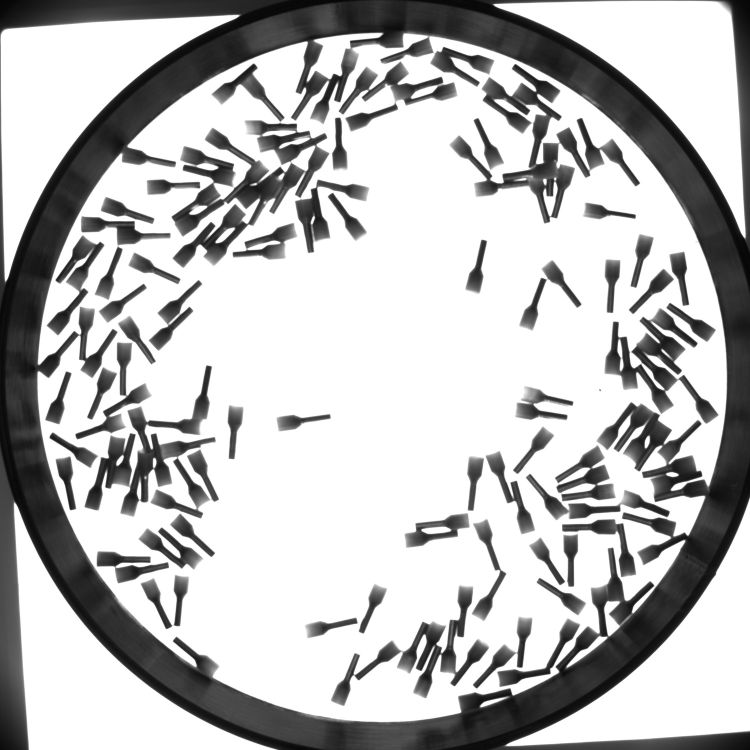
#> input picture resize_daheng_snapshot.jpg, 1500 x 1500 px, found by its file name (shown at 1/2 size)
$ python contur_vinta.py
#> lines starting #> are read from the running program, lines starting #| are printed output that depends on the picture; after the words box and inside, x2 and y2 are one past the last pixel; in counts of white or black regions, pixels touching at a corner belong together
import cv2
import numpy as np
import matplotlib.pyplot as plt

def find_screw_contour(image_path):
    """
    Функция для обнаружения контура винта на изображении

    Args:
        image_path: путь к изображению

    Returns:
        image_with_contour: изображение с выделенным контуром винта
        screw_contour: контур винта
    """

    # 1. Загрузка изображения
    img = cv2.imread(image_path)
#> img is the input picture: shape (1500, 1500, 3); min 5, max 255, mean 186.8
    if img is None:
        print(f"Ошибка: не удалось загрузить изображение по пути {image_path}")
        return None, None

    original_img = img.copy()

    # 2. Преобразование в оттенки серого
    gray = cv2.cvtColor(img, cv2.COLOR_BGR2GRAY)

    # 3. Применение размытия для уменьшения шума
    blurred = cv2.GaussianBlur(gray, (5, 5), 0)

    # 4. Адаптивная пороговая обработка для лучшего выделения
    # Используем несколько методов для повышения надежности

    # Метод 1: Адаптивный порог
    adaptive_thresh = cv2.adaptiveThreshold(blurred, 255,
                                           cv2.ADAPTIVE_THRESH_GAUSSIAN_C,
                                           cv2.THRESH_BINARY_INV, 11, 2)
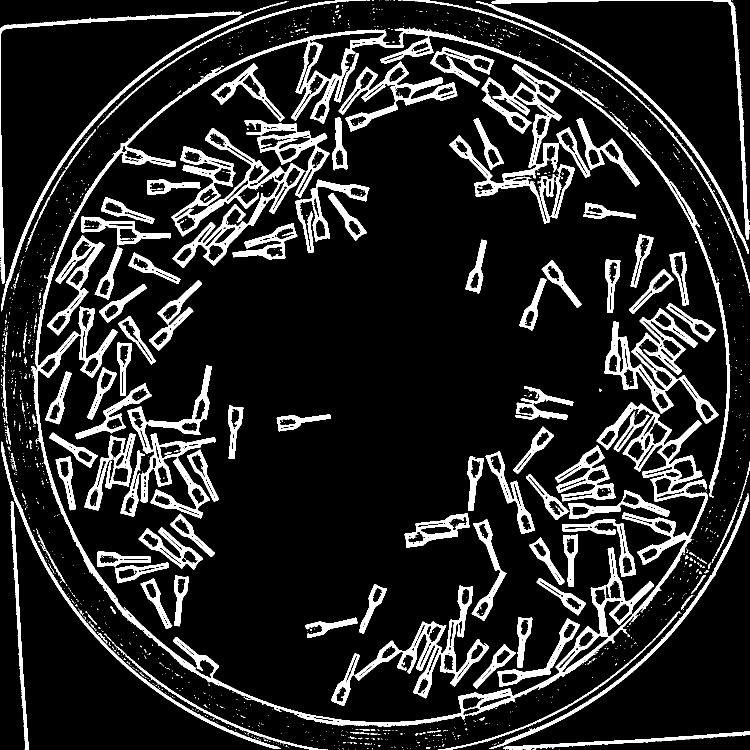
#> adaptive_thresh: shape (1500, 1500) (shown at 1/2 size); 13.9% white; 1578 white regions (1431 under 20 px), largest, box (x1, y1, x2, y2) and area: (62, 54, 1461, 1454) 63076, (343, 256, 610, 536) 15813, (899, 128, 1150, 447) 14383

    # Метод 2: Порог Оцу
    _, otsu_thresh = cv2.threshold(blurred, 0, 255,
                                   cv2.THRESH_BINARY_INV + cv2.THRESH_OTSU)
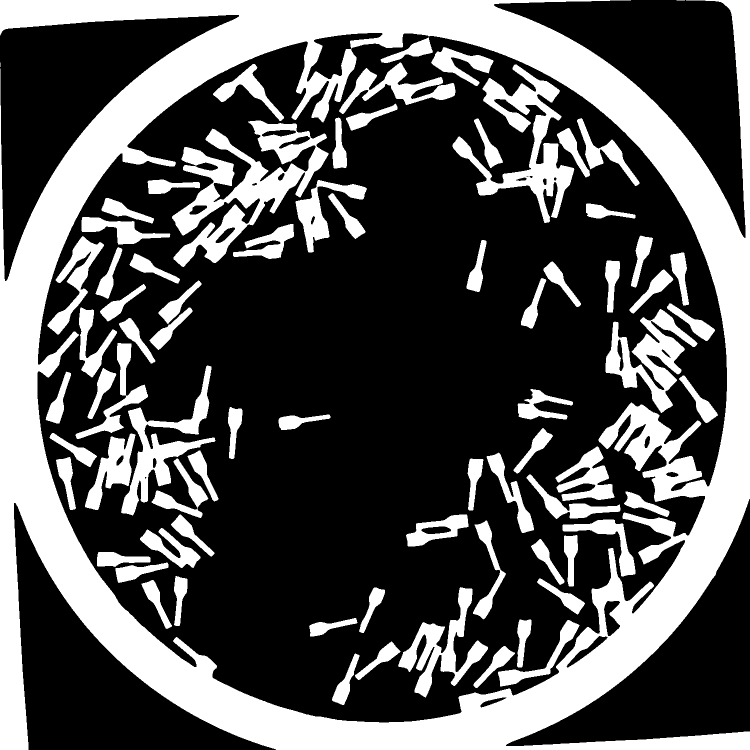
#> otsu_thresh: shape (1500, 1500) (shown at 1/2 size); 33.6% white; 77 white regions (2 under 20 px), largest, box (x1, y1, x2, y2) and area: (0, 0, 1500, 1500) 479652, (344, 241, 657, 534) 32552, (905, 129, 1149, 446) 21571

    # Комбинируем методы
    combined = cv2.bitwise_or(adaptive_thresh, otsu_thresh)
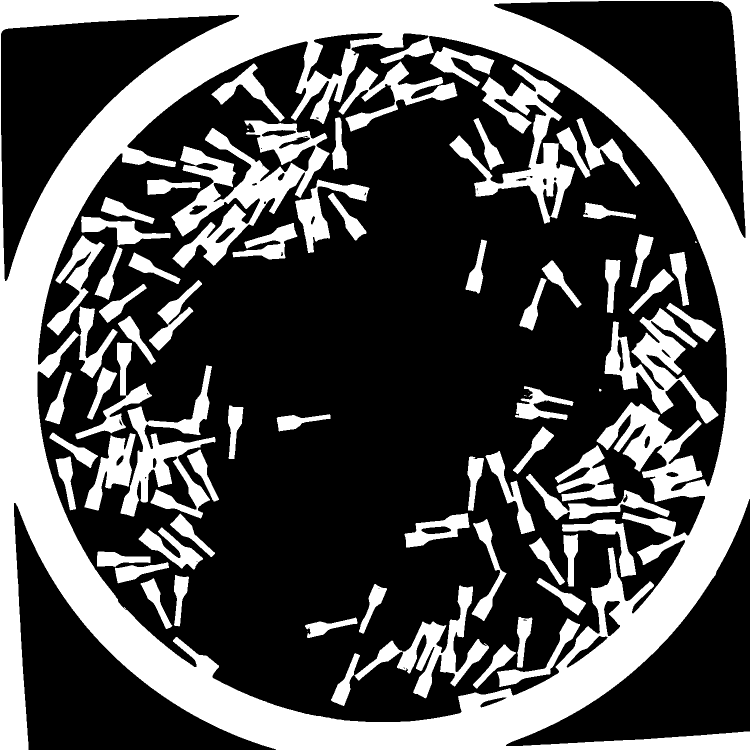
#> combined: shape (1500, 1500) (shown at 1/2 size); 34.2% white; 74 white regions (6 under 20 px), largest, box (x1, y1, x2, y2) and area: (0, 0, 1500, 1500) 488179, (343, 241, 659, 536) 33632, (899, 128, 1150, 447) 22250

    # 5. Морфологические операции для очистки
    kernel = np.ones((3, 3), np.uint8)
    cleaned = cv2.morphologyEx(combined, cv2.MORPH_CLOSE, kernel, iterations=2)
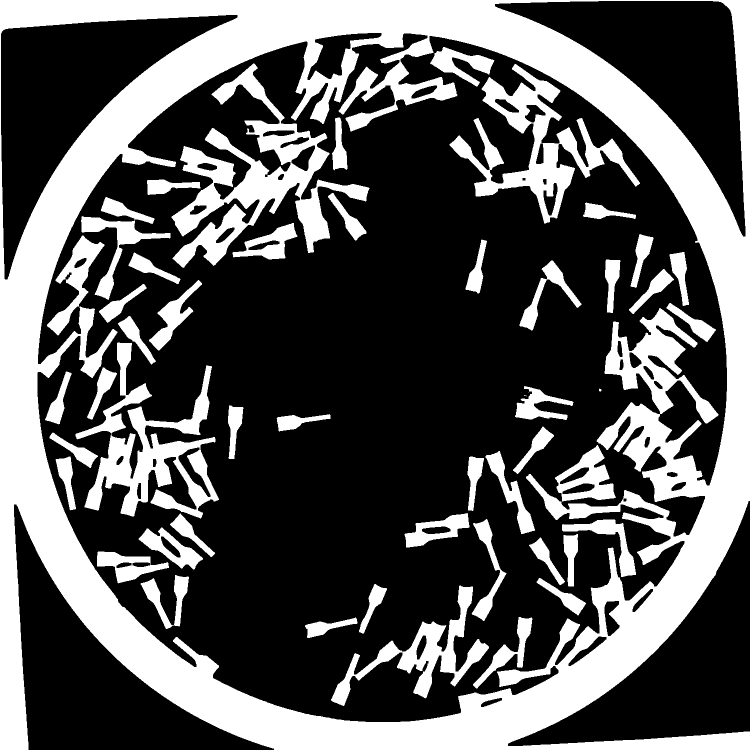
#> cleaned: shape (1500, 1500) (shown at 1/2 size); 34.4% white; 51 white regions (2 under 20 px), largest, box (x1, y1, x2, y2) and area: (0, 0, 1500, 1500) 526151, (343, 127, 739, 536) 44961, (151, 685, 438, 1037) 32406
    cleaned = cv2.morphologyEx(cleaned, cv2.MORPH_OPEN, kernel, iterations=1)
#> cleaned: shape (1500, 1500); 34.4% white; 59 white regions

    # 6. Поиск контуров
    contours, hierarchy = cv2.findContours(cleaned, cv2.RETR_EXTERNAL,
                                           cv2.CHAIN_APPROX_SIMPLE)
#> contours = 1 contour; box (x1, y1, x2, y2) and area: (0, 0, 1500, 1500) 2086714

    # 7. Фильтрация контуров для поиска винта
    # Винт обычно имеет определенные характеристики: площадь, периметр, форму
    screw_contour = None
    max_area = 0

    for contour in contours:
        area = cv2.contourArea(contour)

        # Фильтруем слишком маленькие контуры (шум)
        if area < 500:  # Минимальная площадь, можно настроить
            continue

        # Аппроксимируем контур
        epsilon = 0.02 * cv2.arcLength(contour, True)
        approx = cv2.approxPolyDP(contour, epsilon, True)

        # Винт часто имеет неправильную форму, но должен быть достаточно большим
        # Ищем контур с максимальной площадью (предполагая, что винт - главный объект)
        if area > max_area:
            max_area = area
            screw_contour = contour
#> this loop made 1 pass
#> (area, epsilon, max_area) on pass 1: (2086713.5, 151.7, 2086713.5)
#> after the loop, max_area = 2086713.5; screw_contour = contour of 920 points, box (x1, y1, x2, y2) (0, 0, 1500, 1500), area 2086714

    # 8. Визуализация результатов
    result_img = original_img.copy()

    if screw_contour is not None:
        # Рисуем основной контур винта
        cv2.drawContours(result_img, [screw_contour], -1, (0, 255, 0), 2)

        # Рисуем выпуклую оболочку винта
        hull = cv2.convexHull(screw_contour)
#> hull = [[1499, 0], [1499, 1499], [0, 1499], [0, 0]]
        cv2.drawContours(result_img, [hull], -1, (255, 0, 0), 1)

        # Находим центр масс контура
        M = cv2.moments(screw_contour)
#> M = moments, m00 2086713.5, centre m10/m00, m01/m00 = (748.9, 703.2)
        if M["m00"] != 0:
            cX = int(M["m10"] / M["m00"])
#> cX = 748
            cY = int(M["m01"] / M["m00"])
#> cY = 703
            cv2.circle(result_img, (cX, cY), 5, (0, 0, 255), -1)
#> result_img: shape (1500, 1500, 3); mean B, G, R 186.6, 187.5, 186

            # Добавляем информацию на изображение
            area = cv2.contourArea(screw_contour)
            perimeter = cv2.arcLength(screw_contour, True)
#> perimeter = 7585.8
            cv2.putText(result_img, f"Area: {int(area)}", (10, 30),
                       cv2.FONT_HERSHEY_SIMPLEX, 0.6, (0, 255, 0), 2)
            cv2.putText(result_img, f"Perimeter: {int(perimeter)}", (10, 60),
                       cv2.FONT_HERSHEY_SIMPLEX, 0.6, (0, 255, 0), 2)
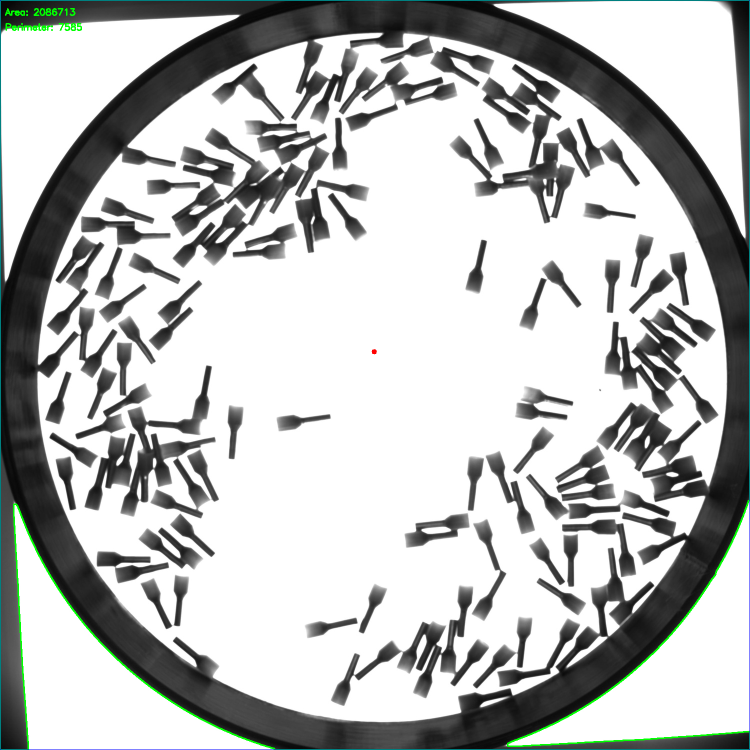
#> result_img: shape (1500, 1500, 3) (shown at 1/2 size); mean B, G, R 186.5, 187.6, 185.8

        print(f"Контур винта найден! Площадь: {area:.1f}, Периметр: {perimeter:.1f}")
#| Контур винта найден! Площадь: 2086713.5, Периметр: 7585.8
    else:
        print("Контур винта не найден")
        # Показываем все найденные контуры для отладки
        cv2.drawContours(result_img, contours, -1, (0, 255, 0), 1)

    return result_img, screw_contour

def show_results(image_path):
    """
    Отображение результатов обработки
    """
    # Находим контур винта
    result_img, screw_contour = find_screw_contour(image_path)

    if result_img is None:
        return

    # Загружаем оригинальное изображение
    original = cv2.imread(image_path)
    original_rgb = cv2.cvtColor(original, cv2.COLOR_BGR2RGB)
    result_rgb = cv2.cvtColor(result_img, cv2.COLOR_BGR2RGB)

    # Создаем фигуру для отображения
    fig, axes = plt.subplots(1, 3, figsize=(15, 5))

    # Отображаем оригинальное изображение
    axes[0].imshow(original_rgb)
    axes[0].set_title('Оригинальное изображение')
    axes[0].axis('off')

    # Отображаем результат с контуром
    axes[1].imshow(result_rgb)
    axes[1].set_title('Обнаруженный контур винта')
    axes[1].axis('off')

    # Если контур найден, отображаем увеличенную область
    if screw_contour is not None:
        x, y, w, h = cv2.boundingRect(screw_contour)
#> x = 0; y = 0; w = 1500; h = 1500
        cropped = result_rgb[y:y+h, x:x+w]
        axes[2].imshow(cropped)
        axes[2].set_title('Увеличенный контур винта')
        axes[2].axis('off')

    plt.tight_layout()
    plt.show()

def save_result(image_path, output_path):
    """
    Сохранение результата в файл
    """
    result_img, _ = find_screw_contour(image_path)
    if result_img is not None:
        cv2.imwrite(output_path, result_img)
        print(f"Результат сохранен в {output_path}")

# Пример использования
if __name__ == "__main__":
    # Укажите путь к вашему изображению
    image_path = "C:/Users/m.dubrovin/Documents/GitHub/OpenCV/resize_daheng_snapshot.jpg"  # Замените на путь к вашему изображению

    # Отображение результатов
    show_results(image_path)

    # Сохранение результата (опционально)
    # save_result(image_path, "output_screw_contour.jpg")

$ run again, with bolt.jpg copied over resize_daheng_snapshot.jpg
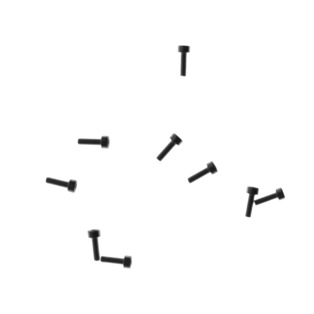
#> input picture bolt.jpg, 314 x 314 px, found by its file name
#> in find_screw_contour, img is the input picture: shape (314, 314, 3); min 17, max 255, mean 251.2
#> in find_screw_contour, `adaptive_thresh = cv2.adaptiveThreshold(blurred, 255, cv2.ADAPTIVE_THR..`:
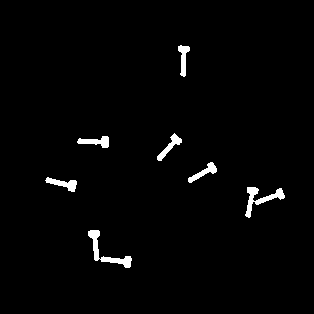
#> adaptive_thresh: shape (314, 314); 1.8% white; 7 white regions, largest, box (x1, y1, x2, y2) and area: (88, 230, 132, 268) 406, (245, 187, 285, 218) 377, (45, 177, 77, 192) 212
#> otsu_thresh: shape (314, 314); 2% white; 7 white regions, largest, box (x1, y1, x2, y2) and area: (88, 230, 132, 268) 447, (246, 187, 285, 217) 412, (46, 177, 77, 192) 225
#> combined: shape (314, 314); 2% white; 7 white regions, largest, box (x1, y1, x2, y2) and area: (88, 230, 132, 268) 452, (245, 187, 285, 218) 422, (45, 177, 77, 192) 231
#> contours = 7 contours; box (x1, y1, x2, y2) and area: (88, 230, 132, 268) 384, (246, 187, 285, 217) 383, (46, 178, 77, 192) 192, (157, 134, 182, 161) 192, (78, 136, 109, 148) 186, (188, 162, 217, 183) 186, (178, 45, 190, 76) 167
#> the loop in find_screw_contour, `for contour in contours:` made 7 passes
#> area on passes 1 to 7: 384, 383, 192.5, 185.5, 186, 192.5, 167
#> after the loop in find_screw_contour, `for contour in contours:`: max_area = 0
#> in find_screw_contour, `cv2.drawContours(result_img, contours, -1, (0, 255, 0), 1)`:
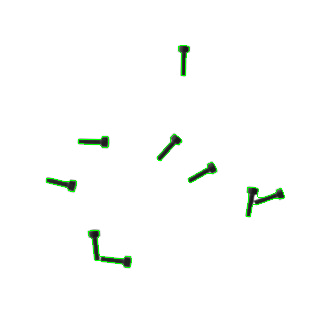
#> result_img: shape (314, 314, 3); 0.63% of pixels changed, all inside (x1, y1, x2, y2) = (46, 45, 285, 268)

$ run again, with bolt2.jpg copied over resize_daheng_snapshot.jpg
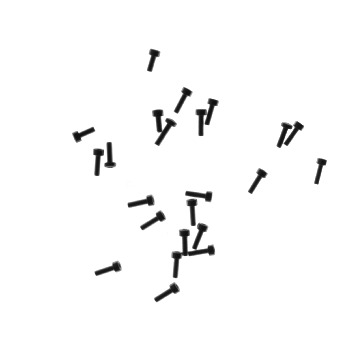
#> input picture bolt2.jpg, 342 x 352 px, found by its file name
#> in find_screw_contour, img is the input picture: shape (352, 342, 3); min 11, max 255, mean 248.5
#> in find_screw_contour, `adaptive_thresh = cv2.adaptiveThreshold(blurred, 255, cv2.ADAPTIVE_THR..`:
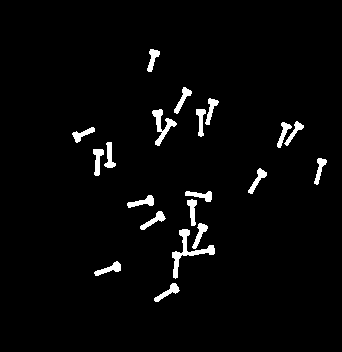
#> adaptive_thresh: shape (352, 342); 3% white; 20 white regions, largest, box (x1, y1, x2, y2) and area: (172, 229, 215, 279) 471, (152, 109, 177, 146) 320, (93, 149, 104, 176) 168
#> otsu_thresh: shape (352, 342); 3.3% white; 17 white regions, largest, box (x1, y1, x2, y2) and area: (172, 223, 215, 278) 709, (196, 98, 218, 136) 367, (152, 109, 176, 146) 357
#> combined: shape (352, 342); 3.3% white; 17 white regions, largest, box (x1, y1, x2, y2) and area: (172, 223, 215, 279) 716, (196, 98, 219, 137) 378, (152, 109, 177, 146) 367
#> contours = 14 contours; largest, box (x1, y1, x2, y2) and area: (172, 191, 215, 278) 961, (93, 142, 116, 176) 380, (152, 109, 176, 146) 360, (277, 122, 304, 148) 342, (196, 98, 218, 136) 330
#> the loop in find_screw_contour, `for contour in contours:` made 14 passes
#> (area, epsilon, max_area) on pass 5: (961, 7.25, 961)
#> after the loop in find_screw_contour, `for contour in contours:`: max_area = 961; screw_contour = contour of 115 points, box (x1, y1, x2, y2) (172, 191, 215, 278), area 961
#> hull = contour of 11 points, box (x1, y1, x2, y2) (172, 191, 215, 278), area 2674
#> M = moments, m00 961, centre m10/m00, m01/m00 = (192.2, 231.9)
#> cX = 192
#> cY = 231
#> in find_screw_contour, `area = cv2.contourArea(screw_contour)`: area = 961
#> perimeter = 362.5
#| Контур винта найден! Площадь: 961.0, Периметр: 362.5
#> x = 172; y = 191; w = 43; h = 87
#> in show_results, `cropped = result_rgb[y:y+h, x:x+w]`:
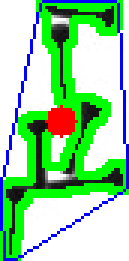
#> cropped: shape (87, 43, 3) (shown 3 times larger); mean R, G, B 150.9, 212.5, 159.9
